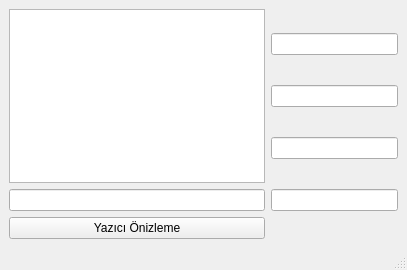
<?xml version="1.0" encoding="UTF-8"?>
<ui version="4.0">
 <class>MainWindow</class>
 <widget class="QMainWindow" name="MainWindow">
  <property name="geometry">
   <rect>
    <x>0</x>
    <y>0</y>
    <width>407</width>
    <height>270</height>
   </rect>
  </property>
  <property name="windowTitle">
   <string>MainWindow</string>
  </property>
  <widget class="QWidget" name="centralwidget">
   <layout class="QGridLayout" name="gridLayout">
    <item row="1" column="0">
     <layout class="QVBoxLayout" name="verticalLayout_2">
      <item>
       <widget class="QLineEdit" name="lineEdit"/>
      </item>
      <item>
       <widget class="QPushButton" name="pushButton">
        <property name="text">
         <string>Yazıcı Önizleme</string>
        </property>
       </widget>
      </item>
     </layout>
    </item>
    <item row="0" column="1" rowspan="2">
     <layout class="QVBoxLayout" name="verticalLayout">
      <item>
       <widget class="QLineEdit" name="lineEdit_2"/>
      </item>
      <item>
       <widget class="QLineEdit" name="lineEdit_3"/>
      </item>
      <item>
       <widget class="QLineEdit" name="lineEdit_4"/>
      </item>
      <item>
       <widget class="QLineEdit" name="lineEdit_5"/>
      </item>
     </layout>
    </item>
    <item row="0" column="0">
     <widget class="QGraphicsView" name="graphicsView"/>
    </item>
   </layout>
  </widget>
  <widget class="QMenuBar" name="menubar">
   <property name="geometry">
    <rect>
     <x>0</x>
     <y>0</y>
     <width>407</width>
     <height>26</height>
    </rect>
   </property>
  </widget>
  <widget class="QStatusBar" name="statusbar"/>
 </widget>
 <resources/>
 <connections/>
</ui>
